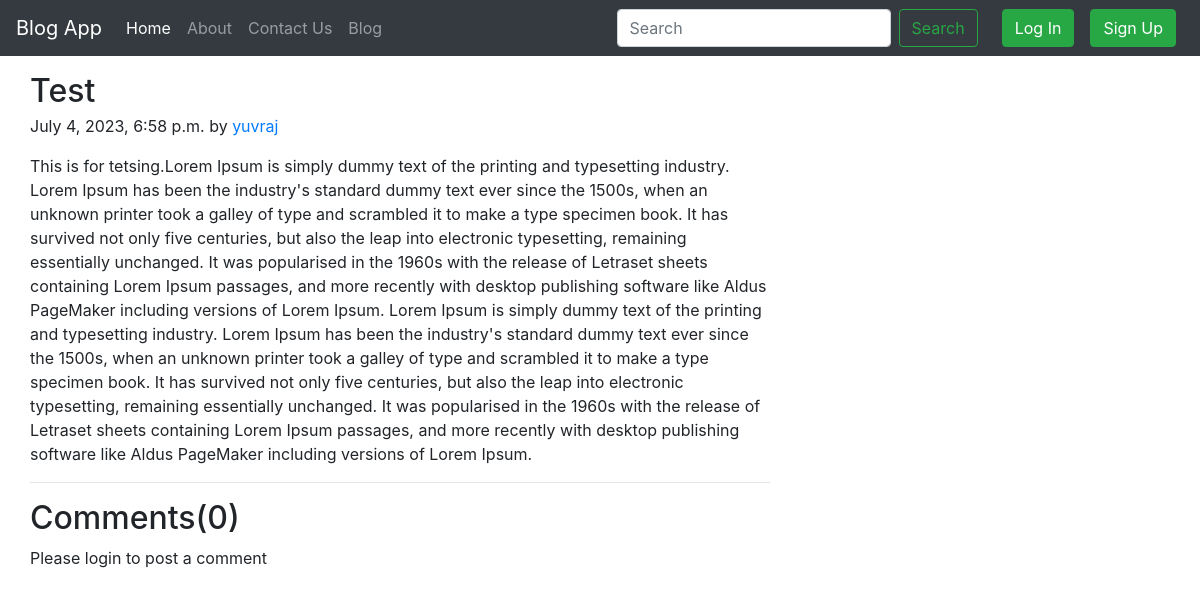
/blog/firstpost, run on an earlier commit of the app's database.
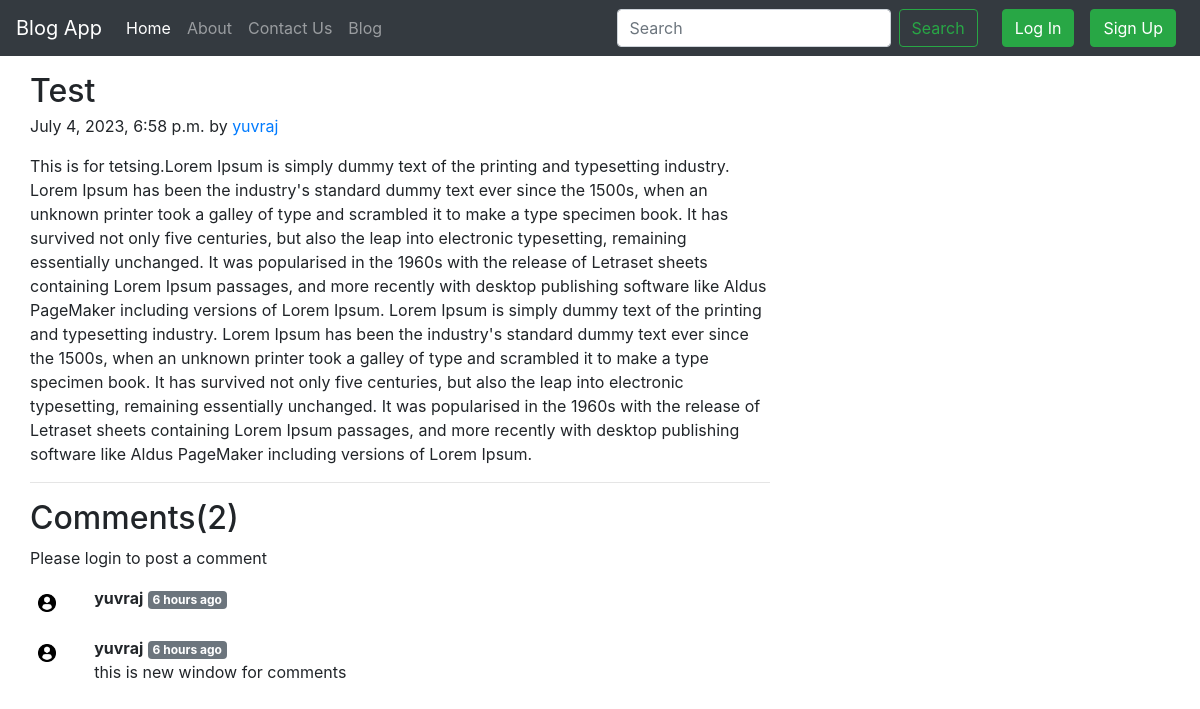
And on a later commit of the database.
### blog/models.py (models this page shows, shortened)
class BlogComment(models.Model):
    sno=models.AutoField(primary_key=True)
    comment=models.TextField()
    user=models.ForeignKey(User,on_delete=models.CASCADE)
    post=models.ForeignKey(Post, on_delete=models.CASCADE)
    parent=models.ForeignKey('self',on_delete=models.CASCADE, null=True)
    timestamp=models.DateTimeField(default=now)

### blog/views.py (the view)
# urls.py: path('<str:slug>',views.blogPost, name='blogPost'),
def blogPost(request, slug):
        post=Post.objects.filter(slug=slug).first()
        comments=BlogComment.objects.filter(post=post)
        context={'post':post, 'comments':comments, 'user':request.user}
        return render(request,'blog/blogPost.html', context )

### templates/blog/blogPost.html (shortened to what this page needs)
{% extends 'base.html' %}
{% block body %}
{% load humanize %}
<div class="col-md-8">
  <div class="container my-3">
    <h2 class="display-5 link-body-emphasis mb-1">{{post.title}}</h2>
    <p class="blog-post-meta">{{post.timeStamp}} by <a href="/about">{{post.author}}</a></p>
    <p>{{post.content}}</p>
    <hr>
</div>
<div class="container">
  <h2>Comments({{comments.count}})</h2>
  <div class="my-2">
    {% if user.is_authenticated %}
    <form action="/blog/postComment" method="post">
        {% csrf_token %}
        <div class="form-group">
            <label for="exampleInputEmail1">Post Comment </label>
            <input type="text" class="form-control" name="comment" placeholder="Enter comment here">
        </div>
        <input type="hidden" name="postSno" value="{{post.sno}}">
        <button type="submit" class="btn btn-primary">Submit</button>
    </form>
    {% else %}
    Please login to post a comment
    {% endif %}
</div>
  {% for comment in comments %}
  <div class="row my-3">
  <div class="col-md-1 ">
    <img class="rounded mx-auto d-block w-100 p-2" src="/static/user1.png"  alt="user">
  </div>
  <div class="col-md-11 "><b>{{comment.user.username}}</b> <span class="badge badge-secondary ">{{comment.timestamp | naturaltime}}</span>
    <div>{{comment.comment}}</div>
    </div>
  </div>
  {% endfor %}
</div>
{% endblock body %}

What changed in the data, as far as the page shows it:
added BlogComment: user.username "yuvraj", timestamp "6 hours ago"
added BlogComment: user.username "yuvraj", timestamp "6 hours ago", comment "this is new window for comments"
Also different on the page:
{{ comments.count }}: "0" → "2"
